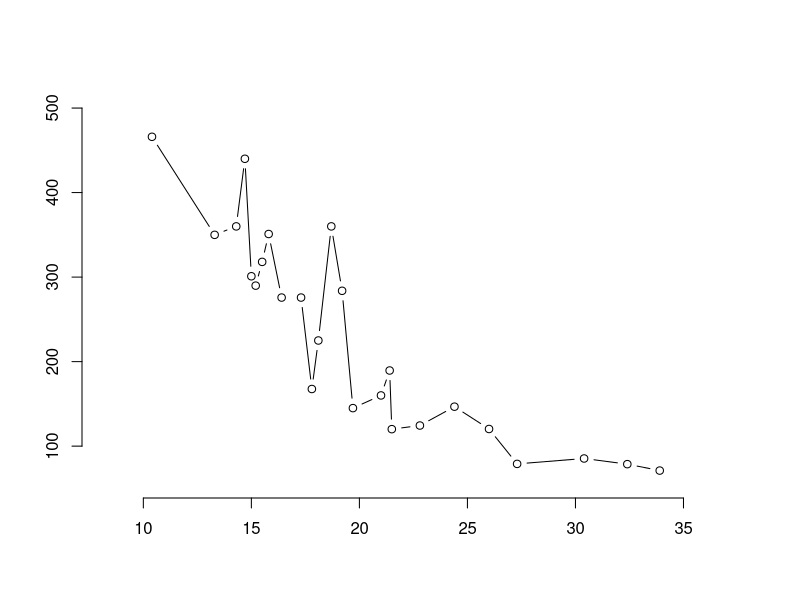
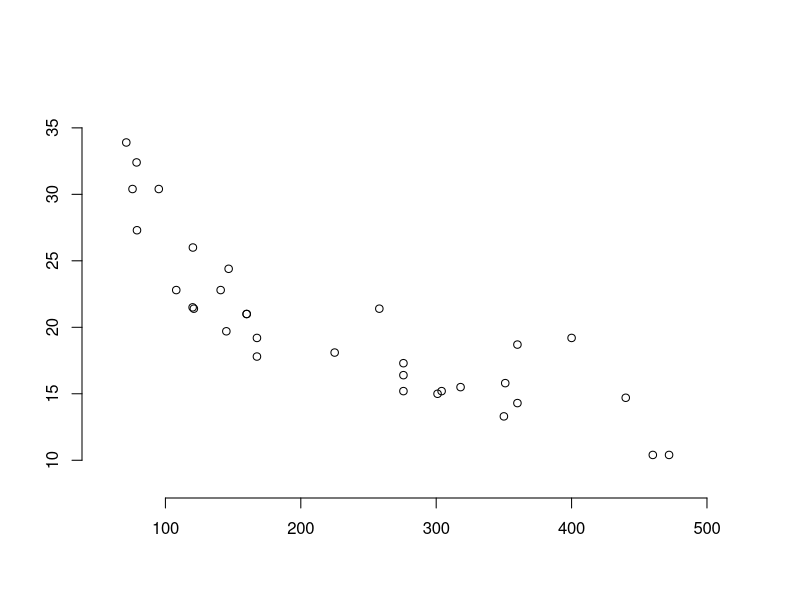
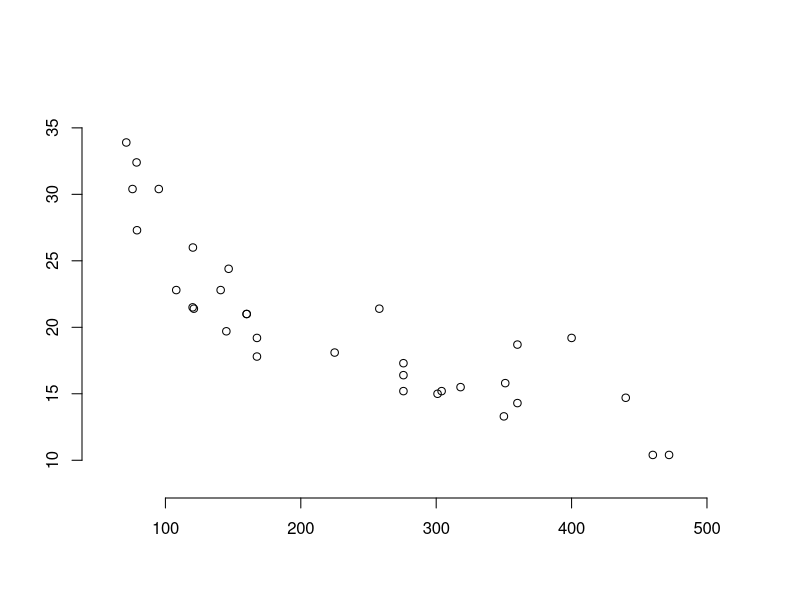
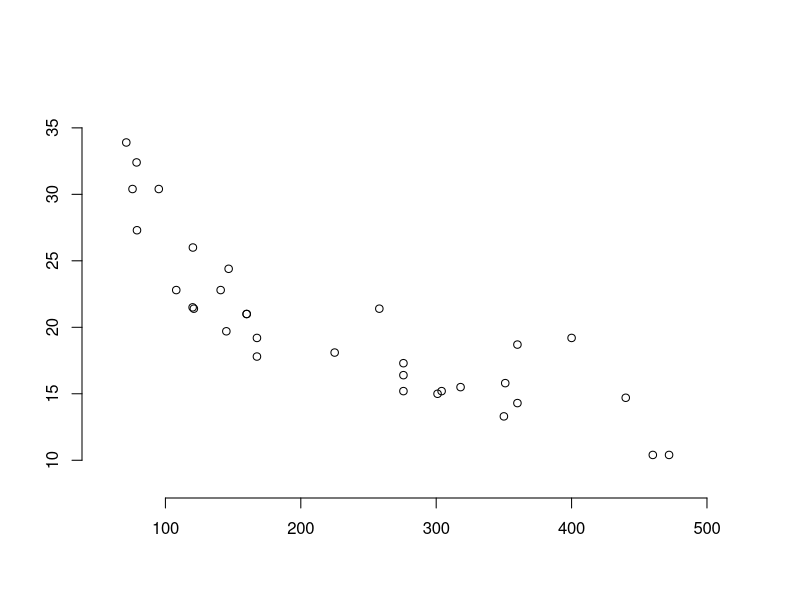

Write the R code that produced these figures, in order.
#----------------------------------------
# GrapheR - session of 2023.06.02
#----------------------------------------
#------------------------------
# GRAPH 1: Curve
#------------------------------

# Loading of the dataset

dataset <- mtcars
attach(dataset)

# Preliminary data creation

means <- tapply(disp,mpg,function(x) mean(x,na.rm=TRUE))

# Graph

abscissae <- as.numeric(names(means))
plot(means ~ abscissae, axes=FALSE, ann=FALSE, xlim=c(8.32,37.29), ylim=c(56.88,512.6),
  pch=1, type="b", lty=1, lwd=1)

axis(1)
axis(2)

detach(dataset)



#------------------------------
# GRAPH 2: Scatter plot
#------------------------------

# Loading of the dataset

dataset <- mtcars
attach(dataset)

# Graph

plot(mpg ~ disp, axes=FALSE, ann=FALSE, xlim=c(56.88,519.2), ylim=c(8.32,37.29),
  pch=1)

axis(1)
axis(2)

detach(dataset)



#------------------------------
# GRAPH 3: Scatter plot
#------------------------------

# Loading of the dataset

dataset <- mtcars
attach(dataset)

# Graph

plot(mpg ~ disp, axes=FALSE, ann=FALSE, xlim=c(56.88,519.2), ylim=c(8.32,37.29),
  pch=1)

axis(1)
axis(2)

detach(dataset)



#------------------------------
# GRAPH 4: Scatter plot
#------------------------------

# Loading of the dataset

dataset <- mtcars
attach(dataset)

# Graph

plot(mpg ~ disp, axes=FALSE, ann=FALSE, xlim=c(56.88,519.2), ylim=c(8.32,37.29),
  pch=1)

axis(1)
axis(2)

detach(dataset)

